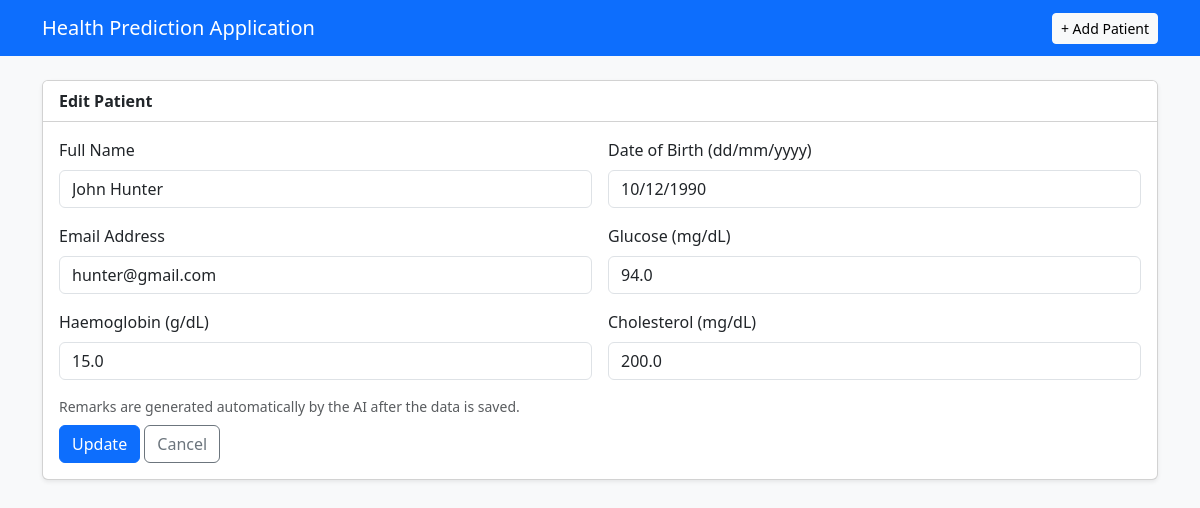
The app's page /edit/4 with its own data.
### tables this page shows
CREATE TABLE patients (
    id          INTEGER PRIMARY KEY AUTOINCREMENT,
    full_name   TEXT NOT NULL,
    dob         TEXT NOT NULL,                     -- stored as ISO yyyy-mm-dd
    email       TEXT NOT NULL UNIQUE COLLATE NOCASE,
    glucose     REAL NOT NULL,
    haemoglobin REAL NOT NULL,
    cholesterol REAL NOT NULL,
    remarks     TEXT NOT NULL DEFAULT ''
);

### app.py (the view, shortened to what this page needs)
@app.route("/edit/<int:patient_id>", methods=["GET", "POST"])
def edit(patient_id):
    patient = db.get_patient(patient_id)
    if patient is None:
        flash("Record not found.", "danger")
        return redirect(url_for("index"))
    if request.method == "GET":
        values = {
            "full_name": patient["full_name"],
            "dob": date.fromisoformat(patient["dob"]).strftime("%d/%m/%Y"),
            "email": patient["email"],
            "glucose": patient["glucose"],
            "haemoglobin": patient["haemoglobin"],
            "cholesterol": patient["cholesterol"],
        }
        return render_template("form.html", patient=patient, values=values, errors={})

### database.py (called while the page is built)
def get_conn(db_path=DB_PATH):
    conn = sqlite3.connect(db_path)
    conn.row_factory = sqlite3.Row
    return conn

def get_patient(patient_id: int, db_path=DB_PATH):
    with get_conn(db_path) as conn:
        return conn.execute("SELECT * FROM patients WHERE id = ?", (patient_id,)).fetchone()

### template/form.html (shortened to what this page needs)
{% extends "base.html" %}
{% macro field(name, label, placeholder='', type='text', step=None) %}
  <div class="col-md-6">
    <label class="form-label" for="{{ name }}">{{ label }}</label>
    <input class="form-control {{ 'is-invalid' if errors.get(name) }}" id="{{ name }}" name="{{ name }}"
           type="{{ type }}" {% if step %}step="{{ step }}"{% endif %}
           placeholder="{{ placeholder }}" value="{{ values.get(name, '') }}" required>
  </div>
{% endmacro %}
{% block content %}
<div class="card shadow-sm">
  <div class="card-header bg-white"><strong>{{ 'Edit' if patient else 'Add' }} Patient</strong></div>
  <div class="card-body">
    <form method="post" novalidate class="row g-3">
      {{ field('full_name', 'Full Name', 'e.g. Jane Citizen') }}
      {{ field('dob', 'Date of Birth (dd/mm/yyyy)', 'dd/mm/yyyy') }}
      {{ field('email', 'Email Address', 'name@example.com', 'email') }}
      {{ field('glucose', 'Glucose (mg/dL)', 'e.g. 95', 'text') }}
      {{ field('haemoglobin', 'Haemoglobin (g/dL)', 'e.g. 13.5', 'text') }}
      {{ field('cholesterol', 'Cholesterol (mg/dL)', 'e.g. 180', 'text') }}
      <div class="col-12">
        <p class="text-muted small mb-2">Remarks are generated automatically by the AI after the data is saved.</p>
        <button class="btn btn-primary" type="submit">{{ 'Update' if patient else 'Save' }}</button>
        <a class="btn btn-outline-secondary" href="{{ url_for('index') }}">Cancel</a>
      </div>
    </form>
  </div>
</div>
{% endblock %}

### records on screen
patients: full_name "John Hunter", email "hunter@gmail.com", glucose "94.0", haemoglobin "15.0", cholesterol "200.0"

### other values on screen
{{ 'Edit' if patient else 'Add' }} "Edit"
{{ label }} "Full Name Date of Birth (dd/mm/yyyy) Email Address Glucose (mg/dL) Haemoglobin (g/dL) Cholesterol (mg/dL)"
{{ 'Update' if patient else 'Save' }} "Update"
